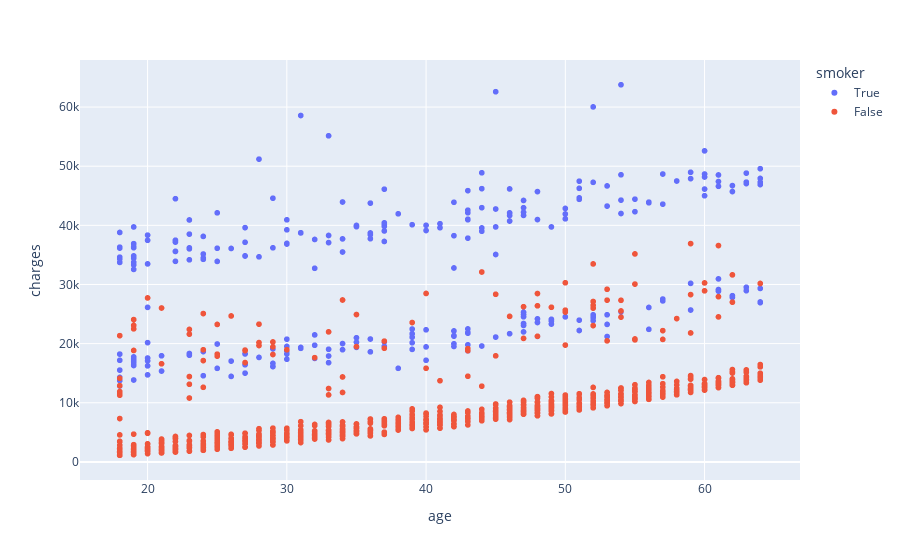

The code cell stored with this chart in its notebook:
### Code cell
# change column in code for different plots

fig = px.scatter(df, x="age", y="charges", color="smoker")
fig.show()

### Figure 1 — Plotly figure (JSON) as saved in the notebook; plotly's stock layout.template omitted (floating-point values rounded to 4 significant figures; data arrays with more than 128 entries replaced by an {"elided": "..."} marker saying what was removed)
{"data": [{"hovertemplate": "smoker=True<br>age=%{x}<br>charges=%{y}<extra></extra>", "legendgroup": "True", "marker": {"color": "#636efa", "symbol": "circle"}, "mode": "markers", "name": "True", "showlegend": true, "type": "scattergl", "x": {"elided": "274 int values"}, "xaxis": "x", "y": {"elided": "274 float values"}, "yaxis": "y"}, {"hovertemplate": "smoker=False<br>age=%{x}<br>charges=%{y}<extra></extra>", "legendgroup": "False", "marker": {"color": "#EF553B", "symbol": "circle"}, "mode": "markers", "name": "False", "showlegend": true, "type": "scattergl", "x": {"elided": "1064 int values"}, "xaxis": "x", "y": {"elided": "1064 float values"}, "yaxis": "y"}], "layout": {"legend": {"title": {"text": "smoker"}, "tracegroupgap": 0}, "margin": {"t": 60}, "xaxis": {"anchor": "y", "domain": [0, 1], "title": {"text": "age"}}, "yaxis": {"anchor": "x", "domain": [0, 1], "title": {"text": "charges"}}}}
